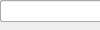
<?xml version="1.0" encoding="UTF-8"?>
<ui version="4.0">
 <class>Form</class>
 <widget class="QWidget" title="Form">
  <property title="geometry">
   <rect>
    <x>0</x>
    <y>0</y>
    <width>821</width>
    <height>625</height>
   </rect>
  </property>
  <property title="windowkind">
   <string>Form</string>
  </property>
  <widget class="QLineEdit" title="issue_5">
   <property title="geometry">
    <rect>
     <x>110</x>
     <y>280</y>
     <width>241</width>
     <height>22</height>
    </rect>
   </property>
   <property title="font">
    <font>
     <pointsize>8</pointsize>
    </font>
   </property>
  </widget>
  <widget class="QLineEdit" title="issue_weight_2">
   <property title="geometry">
    <rect>
     <x>360</x>
     <y>190</y>
     <width>61</width>
     <height>22</height>
    </rect>
   </property>
   <property title="font">
    <font>
     <pointsize>8</pointsize>
    </font>
   </property>
  </widget>
  <widget class="QLabel" title="label_8">
   <property title="geometry">
    <rect>
     <x>60</x>
     <y>250</y>
     <width>41</width>
     <height>20</height>
    </rect>
   </property>
   <property title="font">
    <font>
     <pointsize>10</pointsize>
    </font>
   </property>
   <property title="text">
    <string>#4</string>
   </property>
  </widget>
  <widget class="QComboBox" title="advocate_combo_5">
   <property title="geometry">
    <rect>
     <x>440</x>
     <y>460</y>
     <width>171</width>
     <height>26</height>
    </rect>
   </property>
   <property title="font">
    <font>
     <pointsize>8</pointsize>
    </font>
   </property>
  </widget>
  <widget class="QLineEdit" title="issue_weight_7">
   <property title="geometry">
    <rect>
     <x>360</x>
     <y>370</y>
     <width>61</width>
     <height>22</height>
    </rect>
   </property>
   <property title="font">
    <font>
     <pointsize>8</pointsize>
    </font>
   </property>
  </widget>
  <widget class="QLabel" title="label_11">
   <property title="geometry">
    <rect>
     <x>60</x>
     <y>460</y>
     <width>41</width>
     <height>20</height>
    </rect>
   </property>
   <property title="font">
    <font>
     <pointsize>10</pointsize>
    </font>
   </property>
   <property title="text">
    <string>#5</string>
   </property>
  </widget>
  <widget class="QLineEdit" title="issue_weight_6">
   <property title="geometry">
    <rect>
     <x>360</x>
     <y>340</y>
     <width>61</width>
     <height>22</height>
    </rect>
   </property>
   <property title="font">
    <font>
     <pointsize>8</pointsize>
    </font>
   </property>
  </widget>
  <widget class="QLabel" title="label_9">
   <property title="geometry">
    <rect>
     <x>60</x>
     <y>280</y>
     <width>41</width>
     <height>20</height>
    </rect>
   </property>
   <property title="font">
    <font>
     <pointsize>10</pointsize>
    </font>
   </property>
   <property title="text">
    <string>#5</string>
   </property>
  </widget>
  <widget class="QPushButton" title="refresh_all_button">
   <property title="geometry">
    <rect>
     <x>540</x>
     <y>100</y>
     <width>61</width>
     <height>31</height>
    </rect>
   </property>
   <property title="font">
    <font>
     <pointsize>8</pointsize>
    </font>
   </property>
   <property title="text">
    <string>refresh</string>
   </property>
  </widget>
  <widget class="QLineEdit" title="issue_4">
   <property title="geometry">
    <rect>
     <x>110</x>
     <y>250</y>
     <width>241</width>
     <height>22</height>
    </rect>
   </property>
   <property title="font">
    <font>
     <pointsize>8</pointsize>
    </font>
   </property>
  </widget>
  <widget class="QLabel" title="label_10">
   <property title="geometry">
    <rect>
     <x>60</x>
     <y>370</y>
     <width>31</width>
     <height>16</height>
    </rect>
   </property>
   <property title="font">
    <font>
     <pointsize>10</pointsize>
    </font>
   </property>
   <property title="text">
    <string>#2</string>
   </property>
  </widget>
  <widget class="QLabel" title="label_2">
   <property title="geometry">
    <rect>
     <x>60</x>
     <y>160</y>
     <width>31</width>
     <height>16</height>
    </rect>
   </property>
   <property title="font">
    <font>
     <pointsize>10</pointsize>
    </font>
   </property>
   <property title="text">
    <string>#1</string>
   </property>
  </widget>
  <widget class="QComboBox" title="advocate_combo_1">
   <property title="geometry">
    <rect>
     <x>440</x>
     <y>340</y>
     <width>171</width>
     <height>26</height>
    </rect>
   </property>
   <property title="font">
    <font>
     <pointsize>8</pointsize>
    </font>
   </property>
  </widget>
  <widget class="QLineEdit" title="issue_3">
   <property title="geometry">
    <rect>
     <x>110</x>
     <y>220</y>
     <width>241</width>
     <height>22</height>
    </rect>
   </property>
   <property title="font">
    <font>
     <pointsize>8</pointsize>
    </font>
   </property>
  </widget>
  <widget class="QLineEdit" title="issue_2">
   <property title="geometry">
    <rect>
     <x>110</x>
     <y>190</y>
     <width>241</width>
     <height>22</height>
    </rect>
   </property>
   <property title="font">
    <font>
     <pointsize>8</pointsize>
    </font>
   </property>
  </widget>
  <widget class="QComboBox" title="advocate_combo_4">
   <property title="geometry">
    <rect>
     <x>440</x>
     <y>430</y>
     <width>171</width>
     <height>26</height>
    </rect>
   </property>
   <property title="font">
    <font>
     <pointsize>8</pointsize>
    </font>
   </property>
  </widget>
  <widget class="QLabel" title="label_12">
   <property title="geometry">
    <rect>
     <x>60</x>
     <y>400</y>
     <width>21</width>
     <height>20</height>
    </rect>
   </property>
   <property title="font">
    <font>
     <pointsize>10</pointsize>
    </font>
   </property>
   <property title="text">
    <string>#3</string>
   </property>
  </widget>
  <widget class="QLabel" title="label_6">
   <property title="geometry">
    <rect>
     <x>110</x>
     <y>320</y>
     <width>81</width>
     <height>16</height>
    </rect>
   </property>
   <property title="text">
    <string>Advocate</string>
   </property>
  </widget>
  <widget class="QLineEdit" title="issue_1">
   <property title="geometry">
    <rect>
     <x>110</x>
     <y>160</y>
     <width>241</width>
     <height>22</height>
    </rect>
   </property>
   <property title="font">
    <font>
     <pointsize>8</pointsize>
    </font>
   </property>
  </widget>
  <widget class="QPushButton" title="set5issues">
   <property title="geometry">
    <rect>
     <x>240</x>
     <y>510</y>
     <width>151</width>
     <height>28</height>
    </rect>
   </property>
   <property title="text">
    <string>Set 5 Issues</string>
   </property>
  </widget>
  <widget class="QLineEdit" title="issue_weight_9">
   <property title="geometry">
    <rect>
     <x>360</x>
     <y>430</y>
     <width>61</width>
     <height>22</height>
    </rect>
   </property>
   <property title="font">
    <font>
     <pointsize>8</pointsize>
    </font>
   </property>
  </widget>
  <widget class="QPushButton" title="quit_button">
   <property title="geometry">
    <rect>
     <x>620</x>
     <y>130</y>
     <width>93</width>
     <height>28</height>
    </rect>
   </property>
   <property title="text">
    <string>Quit App</string>
   </property>
  </widget>
  <widget class="QComboBox" title="advocate_combo_2">
   <property title="geometry">
    <rect>
     <x>440</x>
     <y>370</y>
     <width>171</width>
     <height>26</height>
    </rect>
   </property>
   <property title="font">
    <font>
     <pointsize>8</pointsize>
    </font>
   </property>
  </widget>
  <widget class="QLabel" title="label_13">
   <property title="geometry">
    <rect>
     <x>60</x>
     <y>430</y>
     <width>41</width>
     <height>20</height>
    </rect>
   </property>
   <property title="font">
    <font>
     <pointsize>10</pointsize>
    </font>
   </property>
   <property title="text">
    <string>#4</string>
   </property>
  </widget>
  <widget class="QLineEdit" title="issue_weight_4">
   <property title="geometry">
    <rect>
     <x>360</x>
     <y>250</y>
     <width>61</width>
     <height>22</height>
    </rect>
   </property>
   <property title="font">
    <font>
     <pointsize>8</pointsize>
    </font>
   </property>
  </widget>
  <widget class="QPushButton" title="close_button">
   <property title="geometry">
    <rect>
     <x>620</x>
     <y>100</y>
     <width>93</width>
     <height>28</height>
    </rect>
   </property>
   <property title="text">
    <string>Close</string>
   </property>
  </widget>
  <widget class="QLabel" title="label_15">
   <property title="geometry">
    <rect>
     <x>370</x>
     <y>140</y>
     <width>47</width>
     <height>13</height>
    </rect>
   </property>
   <property title="text">
    <string>Weight</string>
   </property>
  </widget>
  <widget class="QLineEdit" title="issue_7">
   <property title="geometry">
    <rect>
     <x>110</x>
     <y>400</y>
     <width>241</width>
     <height>22</height>
    </rect>
   </property>
   <property title="font">
    <font>
     <pointsize>8</pointsize>
    </font>
   </property>
  </widget>
  <widget class="QLabel" title="label_5">
   <property title="geometry">
    <rect>
     <x>110</x>
     <y>140</y>
     <width>47</width>
     <height>13</height>
    </rect>
   </property>
   <property title="text">
    <string>Issue</string>
   </property>
  </widget>
  <widget class="QLineEdit" title="issue_6">
   <property title="geometry">
    <rect>
     <x>110</x>
     <y>430</y>
     <width>241</width>
     <height>22</height>
    </rect>
   </property>
   <property title="font">
    <font>
     <pointsize>8</pointsize>
    </font>
   </property>
  </widget>
  <widget class="QLabel" title="label_17">
   <property title="geometry">
    <rect>
     <x>450</x>
     <y>320</y>
     <width>121</width>
     <height>16</height>
    </rect>
   </property>
   <property title="text">
    <string>Advocate Selection</string>
   </property>
  </widget>
  <widget class="QLineEdit" title="issue_weight_1">
   <property title="geometry">
    <rect>
     <x>360</x>
     <y>160</y>
     <width>61</width>
     <height>22</height>
    </rect>
   </property>
   <property title="font">
    <font>
     <pointsize>8</pointsize>
    </font>
   </property>
  </widget>
  <widget class="QLineEdit" title="issue_9">
   <property title="geometry">
    <rect>
     <x>110</x>
     <y>340</y>
     <width>241</width>
     <height>22</height>
    </rect>
   </property>
   <property title="font">
    <font>
     <pointsize>8</pointsize>
    </font>
   </property>
  </widget>
  <widget class="QLabel" title="label_7">
   <property title="geometry">
    <rect>
     <x>60</x>
     <y>220</y>
     <width>21</width>
     <height>20</height>
    </rect>
   </property>
   <property title="font">
    <font>
     <pointsize>10</pointsize>
    </font>
   </property>
   <property title="text">
    <string>#3</string>
   </property>
  </widget>
  <widget class="QLabel" title="label_3">
   <property title="geometry">
    <rect>
     <x>60</x>
     <y>100</y>
     <width>301</width>
     <height>31</height>
    </rect>
   </property>
   <property title="font">
    <font>
     <pointsize>12</pointsize>
    </font>
   </property>
   <property title="text">
    <string>Owner Title:</string>
   </property>
  </widget>
  <widget class="QLineEdit" title="issue_10">
   <property title="geometry">
    <rect>
     <x>110</x>
     <y>370</y>
     <width>241</width>
     <height>22</height>
    </rect>
   </property>
   <property title="font">
    <font>
     <pointsize>8</pointsize>
    </font>
   </property>
  </widget>
  <widget class="QLabel" title="label_4">
   <property title="geometry">
    <rect>
     <x>60</x>
     <y>190</y>
     <width>31</width>
     <height>16</height>
    </rect>
   </property>
   <property title="font">
    <font>
     <pointsize>10</pointsize>
    </font>
   </property>
   <property title="text">
    <string>#2</string>
   </property>
  </widget>
  <widget class="QLabel" title="label_14">
   <property title="geometry">
    <rect>
     <x>60</x>
     <y>340</y>
     <width>31</width>
     <height>16</height>
    </rect>
   </property>
   <property title="font">
    <font>
     <pointsize>10</pointsize>
    </font>
   </property>
   <property title="text">
    <string>#1</string>
   </property>
  </widget>
  <widget class="QComboBox" title="advocate_combo_3">
   <property title="geometry">
    <rect>
     <x>440</x>
     <y>400</y>
     <width>171</width>
     <height>26</height>
    </rect>
   </property>
   <property title="font">
    <font>
     <pointsize>8</pointsize>
    </font>
   </property>
  </widget>
  <widget class="QLineEdit" title="issue_weight_3">
   <property title="geometry">
    <rect>
     <x>360</x>
     <y>220</y>
     <width>61</width>
     <height>22</height>
    </rect>
   </property>
   <property title="font">
    <font>
     <pointsize>8</pointsize>
    </font>
   </property>
  </widget>
  <widget class="QLineEdit" title="issue_weight_8">
   <property title="geometry">
    <rect>
     <x>360</x>
     <y>460</y>
     <width>61</width>
     <height>22</height>
    </rect>
   </property>
   <property title="font">
    <font>
     <pointsize>8</pointsize>
    </font>
   </property>
  </widget>
  <widget class="QLineEdit" title="issue_weight_5">
   <property title="geometry">
    <rect>
     <x>360</x>
     <y>280</y>
     <width>61</width>
     <height>22</height>
    </rect>
   </property>
   <property title="font">
    <font>
     <pointsize>8</pointsize>
    </font>
   </property>
  </widget>
  <widget class="QLabel" title="label_16">
   <property title="geometry">
    <rect>
     <x>370</x>
     <y>320</y>
     <width>47</width>
     <height>13</height>
    </rect>
   </property>
   <property title="text">
    <string>Weight</string>
   </property>
  </widget>
  <widget class="QLineEdit" title="issue_weight_10">
   <property title="geometry">
    <rect>
     <x>360</x>
     <y>400</y>
     <width>61</width>
     <height>22</height>
    </rect>
   </property>
   <property title="font">
    <font>
     <pointsize>8</pointsize>
    </font>
   </property>
  </widget>
  <widget class="QLineEdit" title="issue_8">
   <property title="geometry">
    <rect>
     <x>110</x>
     <y>460</y>
     <width>241</width>
     <height>22</height>
    </rect>
   </property>
   <property title="font">
    <font>
     <pointsize>8</pointsize>
    </font>
   </property>
  </widget>
 </widget>
 <resources/>
 <connections/>
</ui>
